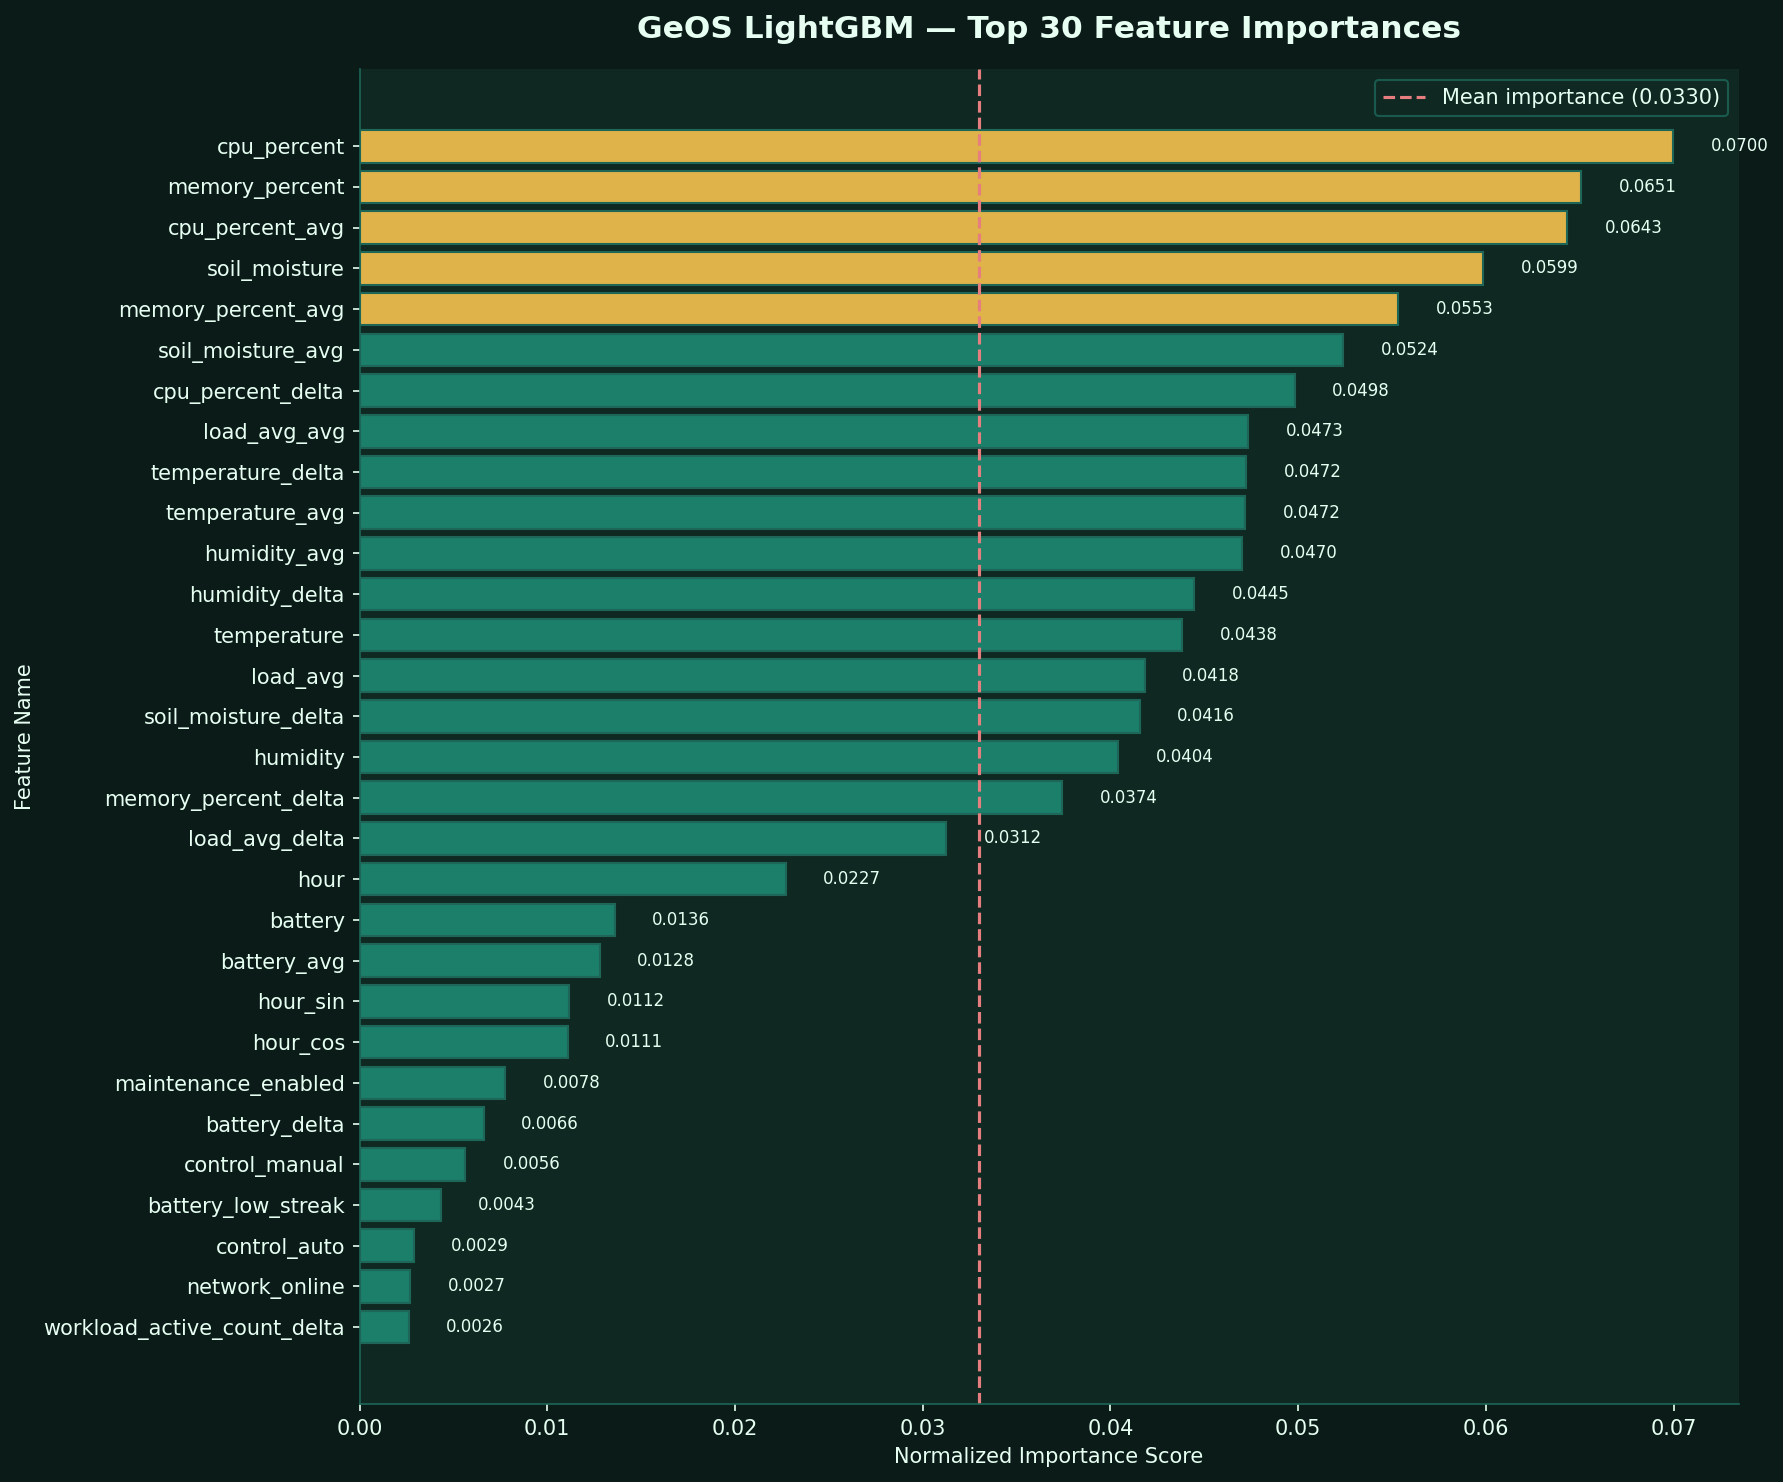

Source code (Python):
import json
import pandas as pd
import matplotlib.pyplot as plt

plt.rcParams['figure.facecolor'] = '#0B1B18'
plt.rcParams['axes.facecolor'] = '#0F2922'
plt.rcParams['text.color'] = '#E6FFF2'
plt.rcParams['axes.labelcolor'] = '#E6FFF2'
plt.rcParams['xtick.color'] = '#E6FFF2'
plt.rcParams['ytick.color'] = '#E6FFF2'

with open("datasets/feature_importance.json") as f:
    data = json.load(f)

df = pd.DataFrame(data).head(30)
df = df.sort_values("importance", ascending=True)

colors = ['#E0B34A' if i >= len(df)-5 else '#1B7F6A' for i in range(len(df))]

fig, ax = plt.subplots(figsize=(12, 10))
bars = ax.barh(df['feature'], df['importance'], color=colors, edgecolor='#1D6658')
ax.set_title("GeOS LightGBM — Top 30 Feature Importances",
             fontsize=15, color='#E6FFF2', fontweight='bold', pad=15)
ax.set_xlabel("Normalized Importance Score")
ax.set_ylabel("Feature Name")

for bar, val in zip(bars, df['importance']):
    ax.text(bar.get_width() + 0.002, bar.get_y() + bar.get_height()/2,
            f'{val:.4f}', va='center', color='#E6FFF2', fontsize=8)

ax.axvline(x=df['importance'].mean(), color='#E67E80', linestyle='--',
           linewidth=1.5, label=f'Mean importance ({df["importance"].mean():.4f})')
ax.legend(facecolor='#0F2922', edgecolor='#1D6658')
ax.spines['top'].set_visible(False)
ax.spines['right'].set_visible(False)
for spine in ax.spines.values():
    spine.set_color('#1D6658')

plt.tight_layout()
plt.savefig("viz_03_feature_importance.png", dpi=150, bbox_inches='tight')
plt.show()
print("Saved: viz_03_feature_importance.png")
